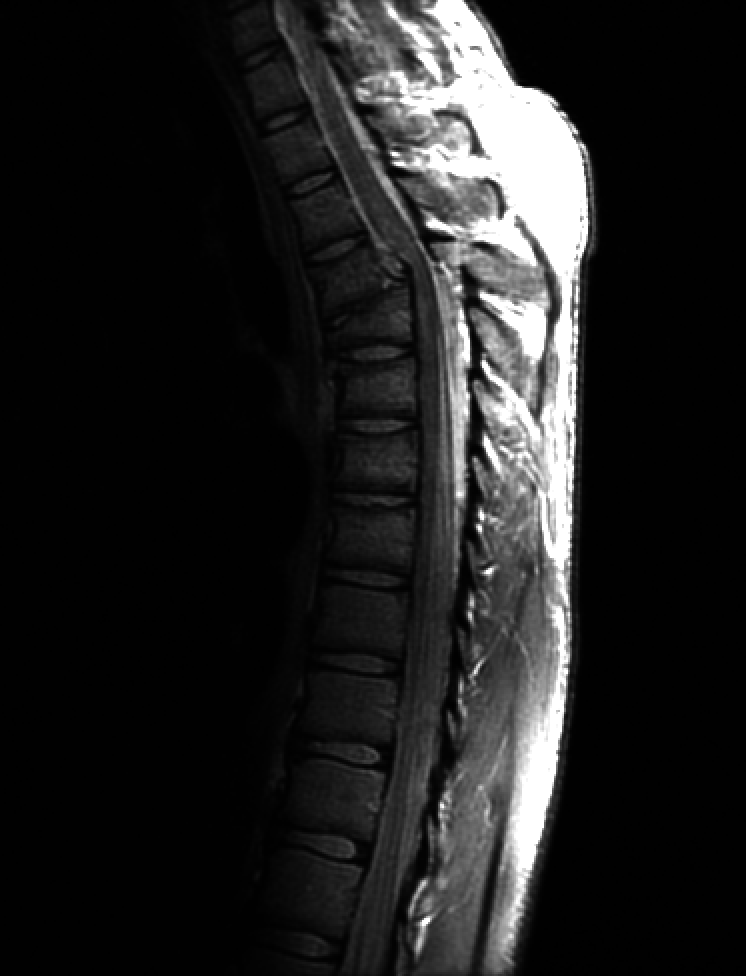
#> input picture ProcessamentoImagens/imagens/spine.tif, 746 x 976 px, found by its file name
$ python Negativo.py
#> lines starting #> are read from the running program, lines starting #| are printed output that depends on the picture
import numpy as np
import cv2

img_f = cv2.imread('imagens\spine.tif', 0)
#> img_f is the input picture: shape (976, 746); min 0, max 255, mean 32.6

height_pixels, width_pixels = img_f.shape
#> height_pixels = 976; width_pixels = 746
neg_img_g = np.array(img_f)

for x in range(height_pixels):
    for y in range(width_pixels):
        neg_img_g[x, y] = 255 - img_f[x, y]
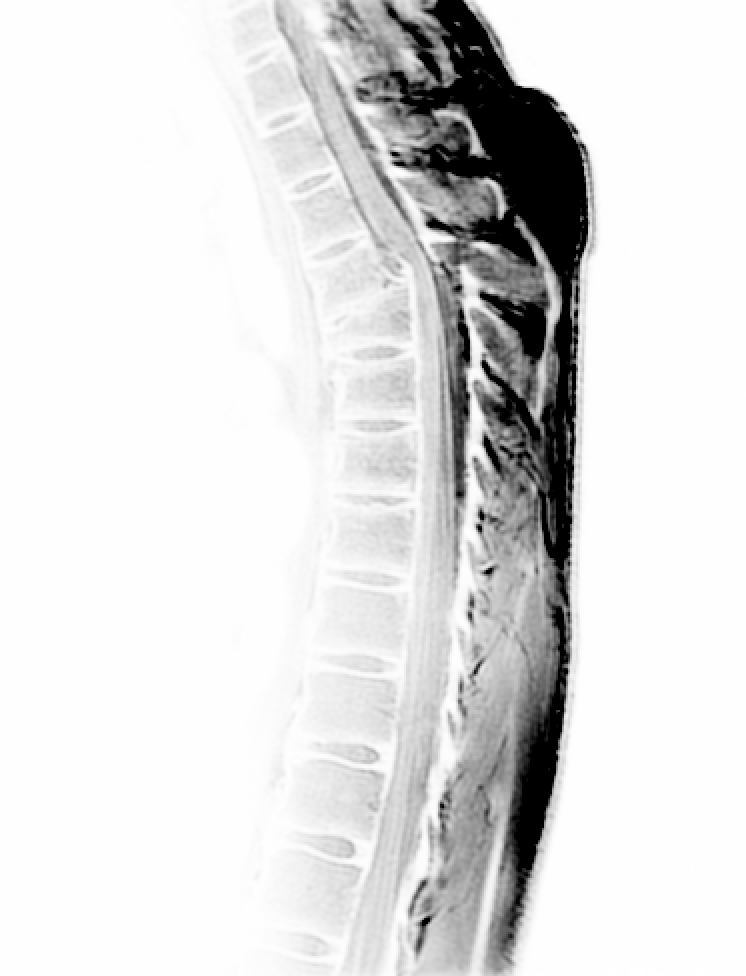
#> neg_img_g: shape (976, 746); min 0, max 255, mean 222.4

cv2.imshow('image', img_f)
cv2.imshow('negative', neg_img_g)

cv2.waitKey()
